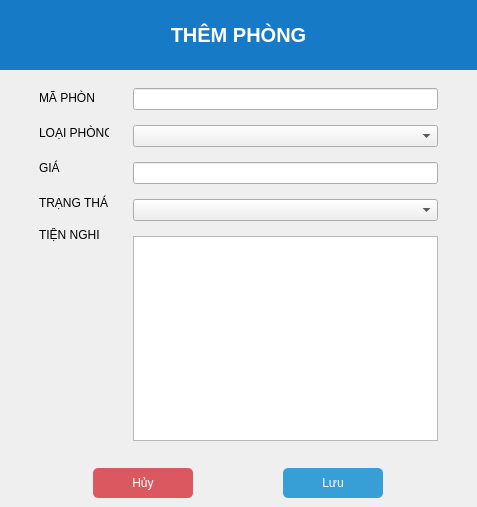
<?xml version="1.0" encoding="UTF-8"?>
<ui version="4.0">
 <class>Dialog</class>
 <widget class="QDialog" name="Dialog">
  <property name="geometry">
   <rect>
    <x>0</x>
    <y>0</y>
    <width>477</width>
    <height>507</height>
   </rect>
  </property>
  <property name="windowTitle">
   <string>Dialog</string>
  </property>
  <layout class="QVBoxLayout" name="verticalLayout">
   <property name="spacing">
    <number>0</number>
   </property>
   <property name="leftMargin">
    <number>0</number>
   </property>
   <property name="topMargin">
    <number>0</number>
   </property>
   <property name="rightMargin">
    <number>0</number>
   </property>
   <property name="bottomMargin">
    <number>0</number>
   </property>
   <item>
    <widget class="QWidget" name="widget" native="true">
     <property name="minimumSize">
      <size>
       <width>0</width>
       <height>70</height>
      </size>
     </property>
     <property name="maximumSize">
      <size>
       <width>16777215</width>
       <height>80</height>
      </size>
     </property>
     <property name="styleSheet">
      <string notr="true">QWidget {
    background-color: #177ac6;  /* Màu nền xanh */
}
</string>
     </property>
     <layout class="QGridLayout" name="gridLayout">
      <property name="leftMargin">
       <number>0</number>
      </property>
      <property name="topMargin">
       <number>0</number>
      </property>
      <property name="rightMargin">
       <number>0</number>
      </property>
      <property name="bottomMargin">
       <number>0</number>
      </property>
      <property name="spacing">
       <number>0</number>
      </property>
      <item row="0" column="0">
       <widget class="QLabel" name="label">
        <property name="maximumSize">
         <size>
          <width>16777215</width>
          <height>60</height>
         </size>
        </property>
        <property name="font">
         <font>
          <pointsize>15</pointsize>
          <weight>75</weight>
          <bold>true</bold>
         </font>
        </property>
        <property name="styleSheet">
         <string notr="true">QLabel {
    color: white;  /* Màu chữ trắng */
}
</string>
        </property>
        <property name="text">
         <string>THÊM PHÒNG</string>
        </property>
        <property name="alignment">
         <set>Qt::AlignCenter</set>
        </property>
       </widget>
      </item>
     </layout>
    </widget>
   </item>
   <item>
    <widget class="QWidget" name="widget_2" native="true">
     <layout class="QHBoxLayout" name="horizontalLayout">
      <property name="leftMargin">
       <number>30</number>
      </property>
      <property name="rightMargin">
       <number>30</number>
      </property>
      <item>
       <widget class="QWidget" name="widget_4" native="true">
        <layout class="QVBoxLayout" name="verticalLayout_2">
         <property name="spacing">
          <number>15</number>
         </property>
         <item>
          <widget class="QLabel" name="label_2">
           <property name="maximumSize">
            <size>
             <width>55</width>
             <height>20</height>
            </size>
           </property>
           <property name="text">
            <string>MÃ PHÒNG</string>
           </property>
          </widget>
         </item>
         <item>
          <widget class="QLabel" name="label_3">
           <property name="maximumSize">
            <size>
             <width>70</width>
             <height>20</height>
            </size>
           </property>
           <property name="text">
            <string>LOẠI PHÒNG</string>
           </property>
          </widget>
         </item>
         <item>
          <widget class="QLabel" name="label_5">
           <property name="maximumSize">
            <size>
             <width>70</width>
             <height>20</height>
            </size>
           </property>
           <property name="text">
            <string>GIÁ</string>
           </property>
          </widget>
         </item>
         <item>
          <widget class="QLabel" name="label_6">
           <property name="maximumSize">
            <size>
             <width>70</width>
             <height>20</height>
            </size>
           </property>
           <property name="text">
            <string>TRẠNG THÁI</string>
           </property>
          </widget>
         </item>
         <item>
          <widget class="QLabel" name="label_4">
           <property name="maximumSize">
            <size>
             <width>60</width>
             <height>16777215</height>
            </size>
           </property>
           <property name="text">
            <string>TIỆN NGHI</string>
           </property>
           <property name="alignment">
            <set>Qt::AlignLeading|Qt::AlignLeft|Qt::AlignTop</set>
           </property>
          </widget>
         </item>
        </layout>
       </widget>
      </item>
      <item>
       <widget class="QWidget" name="widget_5" native="true">
        <layout class="QVBoxLayout" name="verticalLayout_3">
         <property name="spacing">
          <number>15</number>
         </property>
         <item>
          <widget class="QLineEdit" name="maphong_input"/>
         </item>
         <item>
          <widget class="QComboBox" name="loaiphong_combobox"/>
         </item>
         <item>
          <widget class="QLineEdit" name="giaphong_input"/>
         </item>
         <item>
          <widget class="QComboBox" name="trangthai_combobox"/>
         </item>
         <item>
          <widget class="QTextEdit" name="tiennghi_input"/>
         </item>
        </layout>
       </widget>
      </item>
     </layout>
    </widget>
   </item>
   <item>
    <widget class="QWidget" name="widget_3" native="true">
     <layout class="QHBoxLayout" name="horizontalLayout_2">
      <item>
       <widget class="QPushButton" name="cancel_button">
        <property name="maximumSize">
         <size>
          <width>100</width>
          <height>100</height>
         </size>
        </property>
        <property name="styleSheet">
         <string notr="true">QPushButton {
    background-color:#db5860;
    color: white;
    border-radius: 5px;
    padding: 5px;
}
QPushButton:hover {
    background-color: darkred;
}</string>
        </property>
        <property name="text">
         <string>Hủy</string>
        </property>
       </widget>
      </item>
      <item>
       <widget class="QPushButton" name="agree_button">
        <property name="minimumSize">
         <size>
          <width>0</width>
          <height>30</height>
         </size>
        </property>
        <property name="maximumSize">
         <size>
          <width>100</width>
          <height>100</height>
         </size>
        </property>
        <property name="styleSheet">
         <string notr="true">QPushButton {
    background-color:#379fd6;
    color: white;
    border-radius: 5px;
    padding: 5px;
}
QPushButton:hover {
    background-color: darkred;
}</string>
        </property>
        <property name="text">
         <string>Lưu</string>
        </property>
       </widget>
      </item>
     </layout>
    </widget>
   </item>
  </layout>
 </widget>
 <resources/>
 <connections/>
</ui>
